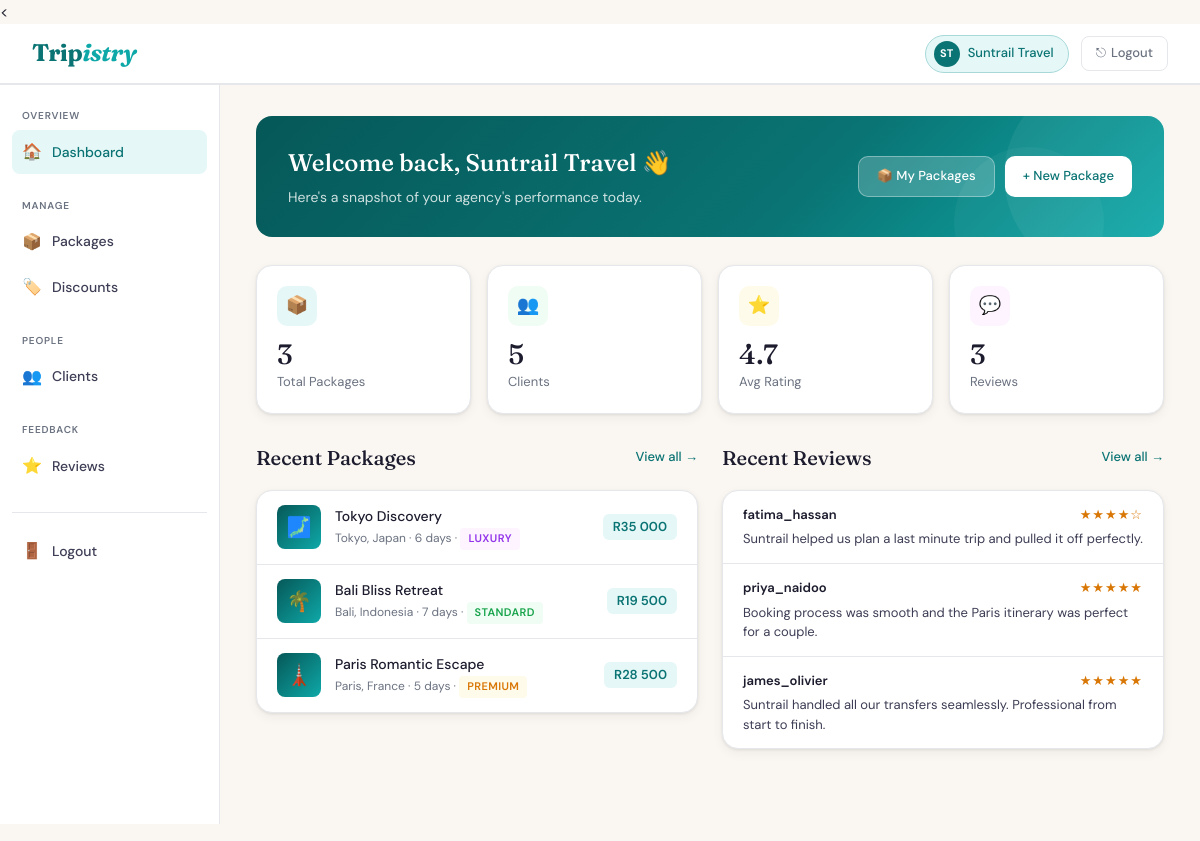
Screenshot of /Agency/agency_dashboard.php (signed in) with the database file from the repository.
### tables this page shows
CREATE TABLE IF NOT EXISTS `agencies` (
  `AgentID` int(11) NOT NULL AUTO_INCREMENT,
  `UserID` int(11) NOT NULL,
  `Name` varchar(100) NOT NULL,
  PRIMARY KEY (`AgentID`),
  UNIQUE KEY `UserID` (`UserID`),
  CONSTRAINT `fk_ag_user` FOREIGN KEY (`UserID`) REFERENCES `users` (`UserID`) ON DELETE CASCADE ON UPDATE CASCADE
);

CREATE TABLE IF NOT EXISTS `packinfo` (
  `InfoID` int(11) NOT NULL AUTO_INCREMENT,
  `PackID` int(11) NOT NULL,
  `Name` varchar(150) NOT NULL,
  `Destination` varchar(150) NOT NULL,
  `Duration` int(11) NOT NULL,
  `Class` varchar(20) NOT NULL DEFAULT 'Standard' CHECK (`Class` in ('Standard','Premium','Luxury')),
  PRIMARY KEY (`InfoID`),
  UNIQUE KEY `PackID` (`PackID`),
  CONSTRAINT `fk_pi_pack` FOREIGN KEY (`PackID`) REFERENCES `packages` (`PackID`) ON DELETE CASCADE ON UPDATE CASCADE
);

CREATE TABLE IF NOT EXISTS `packages` (
  `PackID` int(11) NOT NULL AUTO_INCREMENT,
  `AgentID` int(11) NOT NULL,
  `Price` decimal(10,2) NOT NULL,
  PRIMARY KEY (`PackID`),
  KEY `fk_pack_agent` (`AgentID`),
  CONSTRAINT `fk_pack_agent` FOREIGN KEY (`AgentID`) REFERENCES `agencies` (`AgentID`) ON UPDATE CASCADE
);

CREATE TABLE IF NOT EXISTS `agency_experiences` (
  `ExpNum` int(11) NOT NULL AUTO_INCREMENT,
  `AgentID` int(11) NOT NULL,
  `ClientID` int(11) NOT NULL,
  `Description` text NOT NULL,
  `Rating` tinyint(4) NOT NULL CHECK (`Rating` between 1 and 5),
  PRIMARY KEY (`ExpNum`),
  KEY `fk_exp_agent` (`AgentID`),
  KEY `fk_exp_client` (`ClientID`),
  CONSTRAINT `fk_exp_agent` FOREIGN KEY (`AgentID`) REFERENCES `agencies` (`AgentID`) ON DELETE CASCADE ON UPDATE CASCADE,
  CONSTRAINT `fk_exp_client` FOREIGN KEY (`ClientID`) REFERENCES `clients` (`ClientID`) ON DELETE CASCADE ON UPDATE CASCADE
);

CREATE TABLE IF NOT EXISTS `users` (
  `UserID` int(11) NOT NULL AUTO_INCREMENT,
  `Username` varchar(50) NOT NULL,
  `Password` varchar(255) NOT NULL,
  PRIMARY KEY (`UserID`),
  UNIQUE KEY `Username` (`Username`)
);

### Agency/agency_dashboard.php (the view, shortened to what this page needs)
<<?php
$pdo = getDB();
$agentID    = (int) $_SESSION['sub_id'];
$stmtName = $pdo->prepare("SELECT Name FROM agencies WHERE AgentID = ?");
$stmtName->execute([$agentID]);
$agencyName = htmlspecialchars($stmtName->fetchColumn() ?: 'Your Agency');
$words    = explode(' ', $agencyName);
$initials = strtoupper(substr($words[0], 0, 1) . (isset($words[1]) ? substr($words[1], 0, 1) : ''));
$stmtPacks = $pdo->prepare("SELECT COUNT(*) FROM packages WHERE AgentID = ?");
$stmtPacks->execute([$agentID]);
$totalPackages = (int) $stmtPacks->fetchColumn();
$stmtClients = $pdo->prepare("SELECT COUNT(*) FROM clients WHERE AgentID = ?");
$stmtClients->execute([$agentID]);
$totalClients = (int) $stmtClients->fetchColumn();
$stmtRating = $pdo->prepare("SELECT AVG(Rating) FROM agency_experiences WHERE AgentID = ?");
$stmtRating->execute([$agentID]);
$avgRating = round((float) $stmtRating->fetchColumn(), 1);
$stmtReviews = $pdo->prepare("SELECT COUNT(*) FROM agency_experiences WHERE AgentID = ?");
$stmtReviews->execute([$agentID]);
$totalReviews = (int) $stmtReviews->fetchColumn();
$stmtRecentPacks = $pdo->prepare("
    SELECT p.PackID, p.Price, pi.Name, pi.Destination, pi.Duration, pi.Class
    FROM packages p
    JOIN packinfo pi ON pi.PackID = p.PackID
    WHERE p.AgentID = ?
    ORDER BY p.PackID DESC
    LIMIT 5
");
$stmtRecentPacks->execute([$agentID]);
$recentPackages = $stmtRecentPacks->fetchAll(PDO::FETCH_ASSOC);
$stmtRecentReviews = $pdo->prepare("
    SELECT ae.Rating, ae.Description, u.Username
    FROM agency_experiences ae
    JOIN clients c  ON c.ClientID = ae.ClientID
    JOIN travellers t ON t.TravID = c.TravID
    JOIN users u    ON u.UserID = t.UserID
    WHERE ae.AgentID = ?
    ORDER BY ae.ExpNum DESC
    LIMIT 4
");
$stmtRecentReviews->execute([$agentID]);
$recentReviews = $stmtRecentReviews->fetchAll(PDO::FETCH_ASSOC);
function starString(float $rating): string {
    $full  = (int) round($rating);
    $stars = str_repeat('★', $full) . str_repeat('☆', 5 - $full);
    return $stars;
}
function classBadge(string $class): string {
    $map = [
        'Standard' => 'badge-standard',
        'Premium'  => 'badge-premium',
        'Luxury'   => 'badge-luxury',
    ];
    $cls = $map[$class] ?? 'badge-standard';
    return "<span class=\"badge {$cls}\">" . htmlspecialchars($class) . "</span>";
}
function destEmoji(string $dest): string {
    $map = [
        'Paris'       => '🗼', 'Bali'        => '🌴', 'Tokyo'       => '🗾',
        'Cape Town'   => '🏔', 'Dubai'       => '🏙', 'Rome'        => '🏛',
        'Maldives'    => '🏝', 'Safari'      => '🦁', 'Zanzibar'    => '🌊',
        'Santorini'   => '🌅', 'Bangkok'     => '🛕', 'Kyoto'       => '🌸',
        'Kruger'      => '🦁', 'Mauritius'   => '🌺', 'Singapore'   => '✨',
        'New York'    => '🗽', 'Barcelona'   => '🎨', 'Lisbon'      => '🌞',
        'Istanbul'    => '🕌', 'Nairobi'     => '🌍', 'Cairo'       => '🏺',
        'Serengeti'   => '🦒', 'Phuket'      => '🏖', 'Marrakech'   => '🕌',
        'Prague'      => '🏰', 'Victoria'    => '💧', 'Durban'      => '🌊',
        'Johannesburg'=> '🌆', 'Amsterdam'   => '🌷', 'Miami'       => '🌴',
    ];
    foreach ($map as $keyword => $emoji) {
        if (stripos($dest, $keyword) !== false) return $emoji;
    }
    return '✈️';
}
?>
<!DOCTYPE html>
<html lang="en">
<head>
  <link rel="stylesheet" href="css/agency.css">
</head>
<body>
<nav class="navbar">
  <a href="agency_dashboard.php" class="nav-logo">Trip<em>istry</em></a>
  <div class="nav-right">
    <div class="nav-agency-badge">
      <div class="avatar"><?= $initials ?></div>
      <?= $agencyName ?>
    </div>
    <a href="../logout.php" class="btn-logout">
      <span>⎋</span> Logout
    </a>
  </div>
</nav>
<div class="dashboard-layout">
  <aside class="sidebar">
    <div class="sidebar-section">
      <span class="sidebar-label">Overview</span>
      <a href="agency_dashboard.php" class="active">
        <span class="icon">🏠</span> Dashboard
      </a>
    </div>
    <div class="sidebar-section">
      <span class="sidebar-label">Manage</span>
      <a href="packages.php">
        <span class="icon">📦</span> Packages
      </a>
      <a href="discounts.php">
        <span class="icon">🏷️</span> Discounts
      </a>
    </div>
    <div class="sidebar-section">
      <span class="sidebar-label">People</span>
      <a href="clients.php">
        <span class="icon">👥</span> Clients
      </a>
    </div>
    <div class="sidebar-section">
      <span class="sidebar-label">Feedback</span>
      <a href="reviews.php">
        <span class="icon">⭐</span> Reviews
      </a>
    </div>
    <hr class="sidebar-divider">
    <div class="sidebar-section">
      <a href="../logout.php">
        <span class="icon">🚪</span> Logout
      </a>
    </div>
  </aside>
  <main class="main-content">
    <div class="welcome-banner">
      <div class="welcome-text">
        <h2>Welcome back, <?= $agencyName ?> 👋</h2>
        <p>Here's a snapshot of your agency's performance today.</p>
      </div>
      <div class="welcome-actions">
        <a href="packages.php" class="btn-white">📦 My Packages</a>
        <a href="package_form.php" class="btn-white btn-white-solid">+ New Package</a>
      </div>
    </div>
    <div class="stats-grid">
      <div class="stat-card">
        <div class="stat-icon icon-teal">📦</div>
        <div class="stat-value"><?= $totalPackages ?></div>
        <div class="stat-label">Total Packages</div>
      </div>
      <div class="stat-card">
        <div class="stat-icon icon-green">👥</div>
        <div class="stat-value"><?= $totalClients ?></div>
        <div class="stat-label">Clients</div>
      </div>
      <div class="stat-card">
        <div class="stat-icon icon-gold">⭐</div>
        <div class="stat-value"><?= $avgRating > 0 ? $avgRating : '—' ?></div>
        <div class="stat-label">Avg Rating</div>
      </div>
      <div class="stat-card">
        <div class="stat-icon icon-purple">💬</div>
        <div class="stat-value"><?= $totalReviews ?></div>
        <div class="stat-label">Reviews</div>
      </div>
    </div>
    <div class="two-col">
      <div>
        <div class="section-heading">
          <h2>Recent Packages</h2>
          <a href="packages.php">View all →</a>
        </div>
        <div class="card">
          <div class="card-body">
            <?php if (empty($recentPackages)): ?>
              <div class="empty-state">
                <div class="empty-icon">📦</div>
                <p>No packages yet.<br>
                  <a href="package_form.php">Create your first package</a>
                </p>
              </div>
            <?php else: ?>
              <?php foreach ($recentPackages as $pack): ?>
                <div class="pack-row">
                  <div class="pack-thumb">
                    <?= destEmoji($pack['Destination']) ?>
                  </div>
                  <div class="pack-info">
                    <div class="name"><?= htmlspecialchars($pack['Name']) ?></div>
                    <div class="meta">
                      <?= htmlspecialchars($pack['Destination']) ?> &middot;
                      <?= $pack['Duration'] ?> days &middot;
                      <?= classBadge($pack['Class']) ?>
                    </div>
                  </div>
                  <div class="pack-price-pill">
                    R<?= number_format($pack['Price'], 0, '.', ' ') ?>
                  </div>
                </div>
              <?php endforeach; ?>
            <?php endif; ?>
          </div>
        </div>
      </div>
      <div>
        <div class="section-heading">
          <h2>Recent Reviews</h2>
          <a href="reviews.php">View all →</a>
        </div>
        <div class="card">
          <div class="card-body">
            <?php if (empty($recentReviews)): ?>
              <div class="empty-state">
                <div class="empty-icon">⭐</div>
                <p>No reviews yet.</p>
              </div>
            <?php else: ?>
              <?php foreach ($recentReviews as $rev): ?>
                <div class="review-row">
                  <div class="review-header">
                    <span class="reviewer-name">
                      <?= htmlspecialchars($rev['Username']) ?>
                    </span>
                    <span class="stars"><?= starString((float)$rev['Rating']) ?></span>
                  </div>
                  <div class="review-text">
                    <?= htmlspecialchars($rev['Description']) ?>
                  </div>
                </div>
              <?php endforeach; ?>
            <?php endif; ?>
          </div>
        </div>
      </div>
    </div>
  </main>
</div>
</body>
</html>

### rows the page displays
agencies: Name "ST", Name "Suntrail Travel"
packinfo: Destination "🗾", Name "Tokyo Discovery", Destination "Tokyo, Japan", Duration "6", Class "LUXURY", PackID.Price "35 000"
packinfo: Destination "🌴", Name "Bali Bliss Retreat", Destination "Bali, Indonesia", Duration "7", Class "STANDARD", PackID.Price "19 500"
packinfo: Destination "🗼", Name "Paris Romantic Escape", Destination "Paris, France", Duration "5", Class "PREMIUM", PackID.Price "28 500"
agency_experiences: users.Username "fatima_hassan", Rating "★★★★☆", Description "Suntrail helped us plan a last minute trip and pulled it off perfectly."
agency_experiences: users.Username "priya_naidoo", Rating "★★★★★", Description "Booking process was smooth and the Paris itinerary was perfect for a couple."
agency_experiences: users.Username "james_olivier", Rating "★★★★★", Description "Suntrail handled all our transfers seamlessly. Professional from start to finish."

### other values shown
$totalPackages "3"
$totalClients "5"
$avgRating "4.7"
$totalReviews "3"
